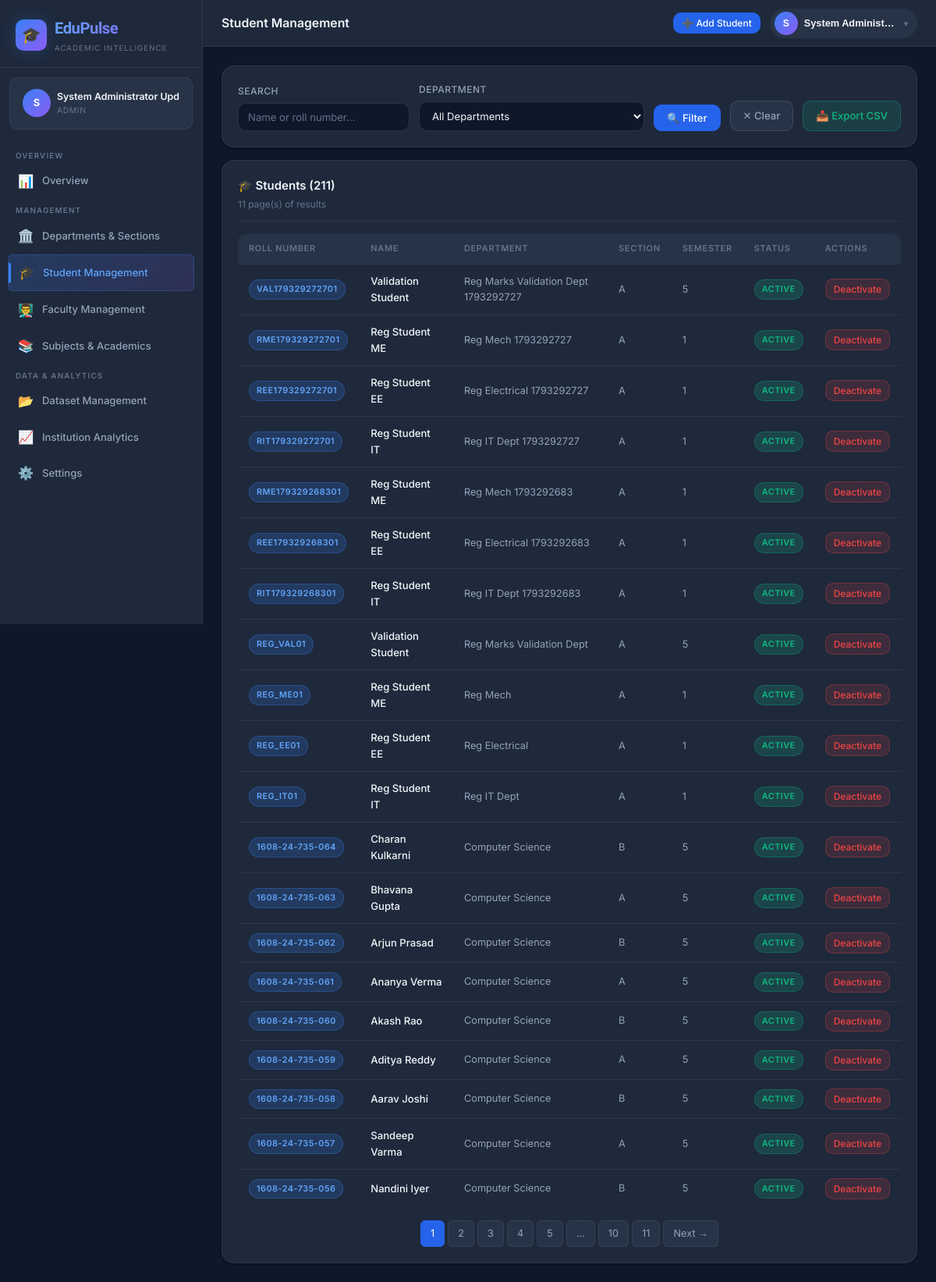
Page /admin/students (signed in) on the earlier database version.
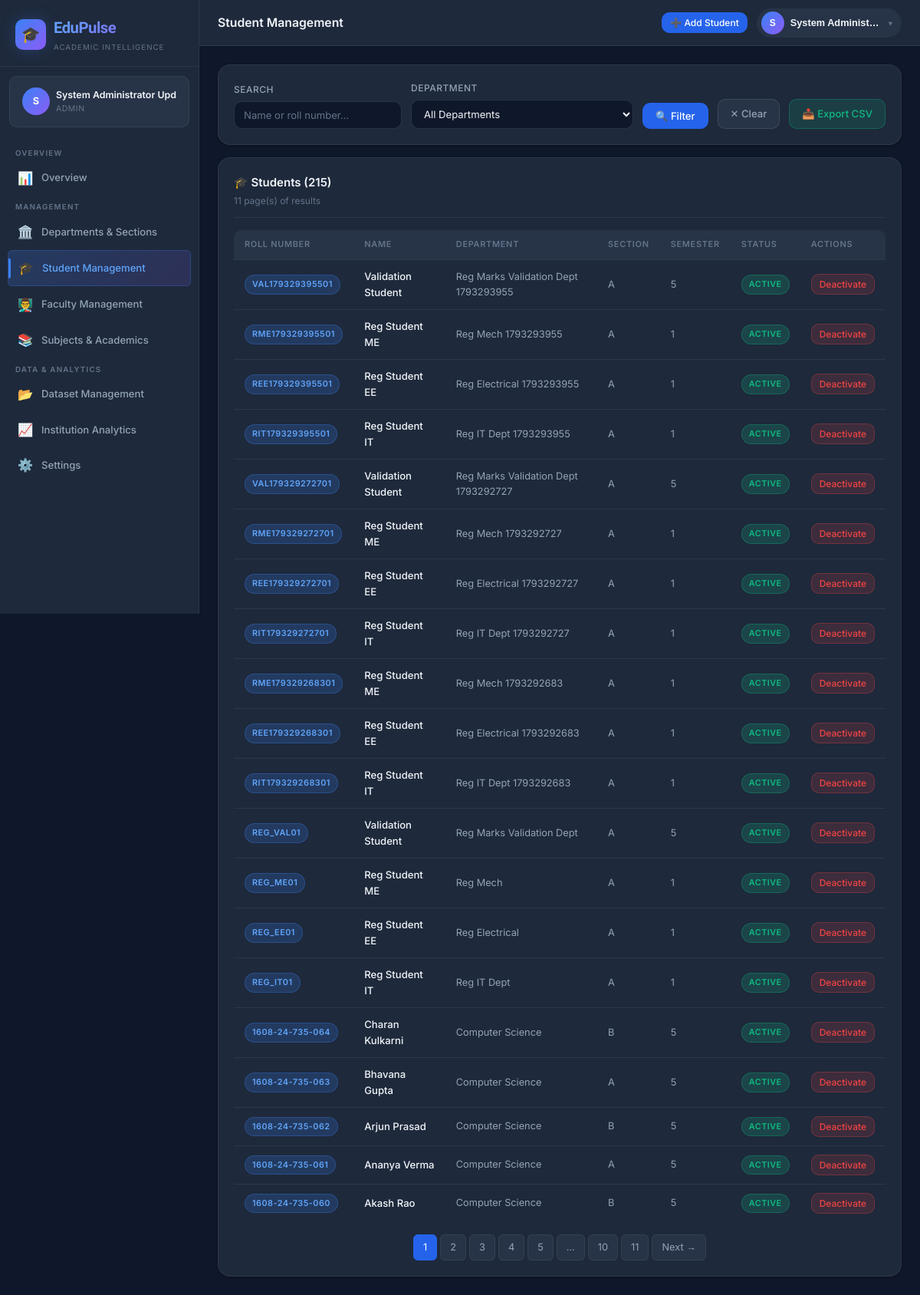
Same page on the later database version.
### models.py (models this page shows, shortened)
class Student(db.Model):
    __tablename__ = 'students'
    id = db.Column(db.Integer, primary_key=True)
    user_id = db.Column(db.Integer, db.ForeignKey('users.id'), unique=True, nullable=False)
    roll_number = db.Column(db.String(50), unique=True, nullable=False)
    name = db.Column(db.String(100), nullable=False)
    email = db.Column(db.String(120))
    phone = db.Column(db.String(20))
    department_id = db.Column(db.Integer, db.ForeignKey('departments.id'), nullable=False)
    section_id = db.Column(db.Integer, db.ForeignKey('sections.id'))
    academic_year_id = db.Column(db.Integer, db.ForeignKey('academic_years.id'))
    current_semester = db.Column(db.Integer, default=1)
    date_of_birth = db.Column(db.Date)
    gender = db.Column(db.String(10))
    is_active = db.Column(db.Boolean, default=True)
    enrolled_at = db.Column(db.DateTime, default=datetime.utcnow)
    academic_year = db.relationship('AcademicYear', backref='students')
    marks = db.relationship('Mark', backref='student', lazy=True)
    attendance_records = db.relationship('AttendanceRecord', backref='student', lazy=True)
    tasks = db.relationship('StudentTask', backref='student', lazy=True)
    goals = db.relationship('StudentGoal', backref='student', lazy=True)
    question_attempts = db.relationship('QuestionAttempt', backref='student', lazy=True)

class Department(db.Model):
    __tablename__ = 'departments'
    id = db.Column(db.Integer, primary_key=True)
    name = db.Column(db.String(100), unique=True, nullable=False)
    code = db.Column(db.String(20), unique=True, nullable=False)
    description = db.Column(db.Text)
    is_active = db.Column(db.Boolean, default=True)
    created_at = db.Column(db.DateTime, default=datetime.utcnow)
    sections = db.relationship('Section', backref='department', lazy=True)
    students = db.relationship('Student', backref='department', lazy=True)
    faculty = db.relationship('Faculty', backref='department', lazy=True)
    subjects = db.relationship('Subject', backref='department', lazy=True)

class Section(db.Model):
    __tablename__ = 'sections'
    id = db.Column(db.Integer, primary_key=True)
    name = db.Column(db.String(10), nullable=False)  # e.g. "A", "B"
    department_id = db.Column(db.Integer, db.ForeignKey('departments.id'), nullable=False)
    academic_year_id = db.Column(db.Integer, db.ForeignKey('academic_years.id'))
    semester = db.Column(db.Integer, nullable=False)
    max_students = db.Column(db.Integer, default=60)
    is_active = db.Column(db.Boolean, default=True)
    academic_year = db.relationship('AcademicYear', backref='sections')
    students = db.relationship('Student', backref='section', lazy=True)

### routes/admin.py (the view, shortened to what this page needs)
@admin_bp.route('/students', methods=['GET', 'POST'])
@admin_required
def students():
    dept_filter = request.args.get('dept_id', '')
    search = request.args.get('search', '')
    page = request.args.get('page', 1, type=int)
    query = Student.query
    if dept_filter:
        query = query.filter_by(department_id=int(dept_filter))
    if search:
        query = query.filter(
            db.or_(Student.name.ilike(f'%{search}%'), Student.roll_number.ilike(f'%{search}%'))
        )
    students_page = query.order_by(Student.enrolled_at.desc()).paginate(page=page, per_page=20, error_out=False)
    departments = Department.query.filter_by(is_active=True).all()
    sections = Section.query.all()
    academic_years = AcademicYear.query.all()
    return render_template('admin/students.html',
                           students=students_page,
                           departments=departments,
                           sections=sections,
                           academic_years=academic_years,
                           search=search,
                           dept_filter=dept_filter)

### routes/admin.py (called while the page is built)
def admin_required(f):
    @wraps(f)
    def decorated(*args, **kwargs):
        if not current_user.is_authenticated or current_user.role != 'admin':
            flash('Admin access required.', 'danger')
            return redirect(url_for('auth.login'))
        return f(*args, **kwargs)
    return login_required(decorated)

### templates/admin/students.html (shortened to what this page needs)
{% extends 'base.html' %}
{% from 'macros/nav.html' import admin_nav %}
{% block page_title %}Student Management{% endblock %}
{% block nav %}{{ admin_nav() }}{% endblock %}
{% block topbar_actions %}
<button class="btn btn-primary btn-sm" onclick="openModal('addStudentModal')">➕ Add Student</button>
{% endblock %}
{% block content %}
<div class="card mb-4" style="margin-bottom:16px;">
  <form method="GET" style="display:flex; gap:12px; flex-wrap:wrap; align-items:flex-end;">
    <div class="form-group" style="margin:0; flex:1; min-width:200px;">
      <label class="form-label">Search</label>
      <input type="text" name="search" class="form-control" placeholder="Name or roll number..." value="{{ search }}">
    </div>
    <div class="form-group" style="margin:0; min-width:180px;">
      <label class="form-label">Department</label>
      <select name="dept_id" class="form-control">
        <option value="">All Departments</option>
      </select>
    </div>
    <button type="submit" class="btn btn-primary">🔍 Filter</button>
    <a href="{{ url_for('admin.students') }}" class="btn btn-secondary">✕ Clear</a>
    <a href="{{ url_for('admin.export_students') }}" class="btn btn-success">📥 Export CSV</a>
  </form>
</div>
<div class="card">
  <div class="card-header">
    <div>
      <div class="card-title">🎓 Students ({{ students.total }})</div>
      <div class="card-subtitle">{{ students.pages }} page(s) of results</div>
    </div>
  </div>
  {% if students.items %}
  <div class="table-wrapper" style="border:none;">
    <table>
      <thead>
        <tr>
          <th>Roll Number</th><th>Name</th><th>Department</th><th>Section</th><th>Semester</th><th>Status</th><th>Actions</th>
        </tr>
      </thead>
      <tbody>
        {% for s in students.items %}
        <tr>
          <td><span class="badge badge-primary">{{ s.roll_number }}</span></td>
          <td style="font-weight:500; color:var(--text-primary);">{{ s.name }}</td>
          <td class="text-sm">{{ s.department.name if s.department else '—' }}</td>
          <td class="text-sm">{{ s.section.name if s.section else '—' }}</td>
          <td class="text-sm">{{ s.current_semester }}</td>
          <td>
            {% if s.is_active %}<span class="badge badge-success">Active</span>
            {% else %}<span class="badge badge-muted">Inactive</span>{% endif %}
          </td>
          <td>
            <form method="POST" style="display:inline;">
              <button class="btn {{ 'btn-danger' if s.is_active else 'btn-success' }} btn-sm">
                {{ 'Deactivate' if s.is_active else 'Activate' }}
              </button>
            </form>
          </td>
        </tr>
        {% endfor %}
      </tbody>
    </table>
  </div>
  {% if students.pages > 1 %}
  <div class="pagination">
    {% for p in students.iter_pages() %}
      {% if p %}<a href="?page={{ p }}&search={{ search }}&dept_id={{ dept_filter }}" class="page-btn {{ 'active' if p == students.page }}">{{ p }}</a>
      {% else %}<span class="page-btn">…</span>{% endif %}
    {% endfor %}
    {% if students.has_next %}
    <a href="?page={{ students.next_num }}&search={{ search }}&dept_id={{ dept_filter }}" class="page-btn">Next →</a>
    {% endif %}
  </div>
  {% endif %}
  {% endif %}
</div>
{% endblock %}

Differences in the rows shown:
no longer on this page (row unchanged): Student: roll_number "1608-24-735-059", name "Aditya Reddy", department "Computer Science", section "A", current_semester "5", shows "ACTIVE", is_active "Deactivate"
no longer on this page (row unchanged): Student: roll_number "1608-24-735-058", name "Aarav Joshi", department "Computer Science", section "B", current_semester "5", shows "ACTIVE", is_active "Deactivate"
no longer on this page (row unchanged): Student: roll_number "1608-24-735-057", name "Sandeep Varma", department "Computer Science", section "A", current_semester "5", shows "ACTIVE", is_active "Deactivate"
no longer on this page (row unchanged): Student: roll_number "1608-24-735-056", name "Nandini Iyer", department "Computer Science", section "B", current_semester "5", shows "ACTIVE", is_active "Deactivate"
added Student: roll_number "VAL179329395501", name "Validation Student", department "Reg Marks Validation Dept 1793293955", section "A", current_semester "5", shows "ACTIVE", is_active "Deactivate"
added Student: roll_number "RME179329395501", name "Reg Student ME", department "Reg Mech 1793293955", section "A", current_semester "1", shows "ACTIVE", is_active "Deactivate"
added Student: roll_number "REE179329395501", name "Reg Student EE", department "Reg Electrical 1793293955", section "A", current_semester "1", shows "ACTIVE", is_active "Deactivate"
added Student: roll_number "RIT179329395501", name "Reg Student IT", department "Reg IT Dept 1793293955", section "A", current_semester "1", shows "ACTIVE", is_active "Deactivate"
Other differences:
{{ students.total }}: "211" → "215"
